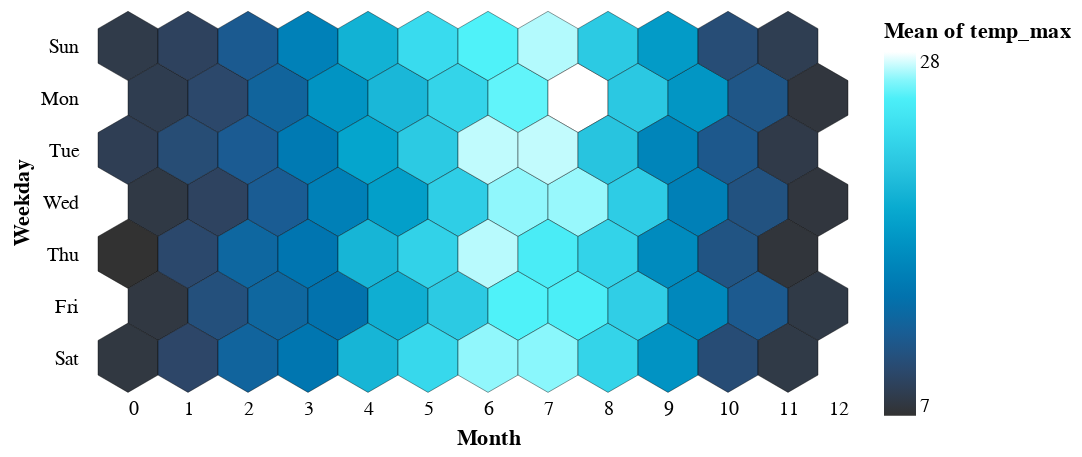

Source (notebook cell):
### Code cell
import altair as alt
from vega_datasets import data

source = data.seattle_weather()

# Size of the hexbins
size = 15
# Count of distinct x features
xFeaturesCount = 12
# Count of distinct y features
yFeaturesCount = 7
# Name of the x field
xField = 'date'
# Name of the y field
yField = 'date'

# the shape of a hexagon
hexagon = "M0,-2.3094010768L2,-1.1547005384 2,1.1547005384 0,2.3094010768 -2,1.1547005384 -2,-1.1547005384Z"

alt.Chart(source).mark_point(size=size**2, shape=hexagon).encode(
    x=alt.X('xFeaturePos:Q', axis=alt.Axis(title='Month',
                                           grid=False, tickOpacity=0, domainOpacity=0)),
    y=alt.Y('day(' + yField + '):O', axis=alt.Axis(title='Weekday',
                                                   labelPadding=20, tickOpacity=0, domainOpacity=0)),
    stroke=alt.value('black'),
    strokeWidth=alt.value(0.2),
    fill=alt.Color('mean(temp_max):Q', scale=alt.Scale(scheme='darkblue')),
    tooltip=['month(' + xField + '):O', 'day(' + yField + '):O', 'mean(temp_max):Q']
).transform_calculate(
    # This field is required for the hexagonal X-Offset
    xFeaturePos='(day(datum.' + yField + ') % 2) / 2 + month(datum.' + xField + ')'
).properties(
    # Exact scaling factors to make the hexbins fit
    width=size * xFeaturesCount * 2,
    height=size * yFeaturesCount * 1.7320508076,  # 1.7320508076 is approx. sin(60°)*2
).configure_view(
    strokeWidth=0
)

### Figure 1 — Vega-Lite specification as saved in the notebook (floating-point values rounded to 4 significant figures; data arrays with more than 128 entries replaced by an {"elided": "..."} marker saying what was removed)
{"config": {"view": {"continuousWidth": 400, "continuousHeight": 300, "strokeWidth": 0}}, "data": {"name": "data-830c39fec90146253fb06a06c26374ef"}, "mark": {"type": "point", "shape": "M0,-2.3094010768L2,-1.1547005384 2,1.1547005384 0,2.3094010768 -2,1.1547005384 -2,-1.1547005384Z", "size": 225}, "encoding": {"fill": {"aggregate": "mean", "field": "temp_max", "scale": {"scheme": "darkblue"}, "type": "quantitative"}, "stroke": {"value": "black"}, "strokeWidth": {"value": 0.2}, "tooltip": [{"field": "date", "timeUnit": "month", "type": "ordinal"}, {"field": "date", "timeUnit": "day", "type": "ordinal"}, {"aggregate": "mean", "field": "temp_max", "type": "quantitative"}], "x": {"axis": {"domainOpacity": 0, "grid": false, "tickOpacity": 0, "title": "Month"}, "field": "xFeaturePos", "type": "quantitative"}, "y": {"axis": {"domainOpacity": 0, "labelPadding": 20, "tickOpacity": 0, "title": "Weekday"}, "field": "date", "timeUnit": "day", "type": "ordinal"}}, "height": 181.9, "transform": [{"calculate": "(day(datum.date) % 2) / 2 + month(datum.date)", "as": "xFeaturePos"}], "width": 360, "$schema": "https://vega.github.io/schema/vega-lite/v4.17.0.json", "datasets": {"data-830c39fec90146253fb06a06c26374ef": {"elided": "1461 records"}}}
